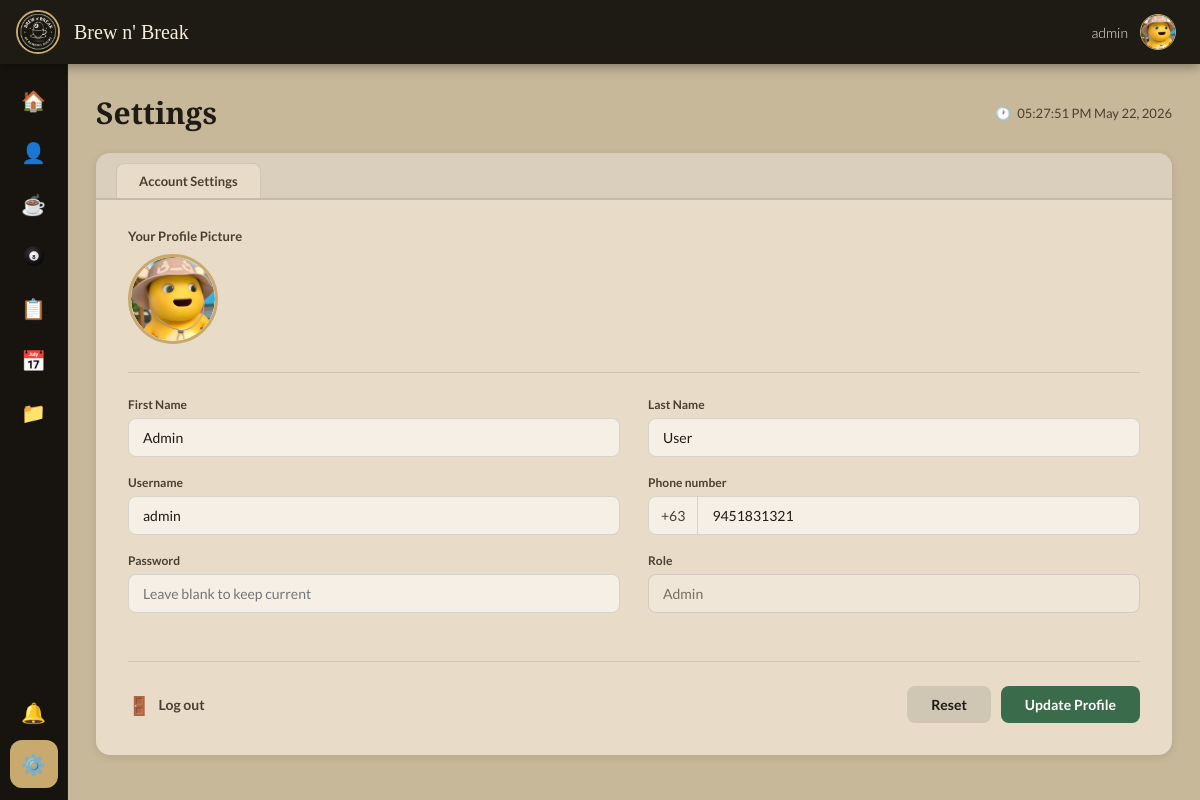
/brew-n-break-pos/settings.php (signed in), run on the app's committed database.
### tables this page shows
CREATE TABLE `users` (
  `id` int(10) UNSIGNED NOT NULL,
  `username` varchar(60) NOT NULL,
  `password` varchar(255) NOT NULL,
  `role` enum('admin','staff') NOT NULL DEFAULT 'staff',
  `created_at` timestamp NOT NULL DEFAULT current_timestamp(),
  `name` varchar(120) DEFAULT '',
  `first_name` varchar(60) DEFAULT '',
  `last_name` varchar(60) DEFAULT '',
  `phone` varchar(30) DEFAULT '',
  `photo` varchar(255) DEFAULT '',
  `status` enum('Active','Deactivated') DEFAULT 'Active'
);

### brew-n-break-pos/settings.php (the view, shortened to what this page needs)
<?php
$username = $_SESSION['username'] ?? 'Admin';
$userRole = ucfirst(strtolower($_SESSION['role'] ?? 'admin'));
$user     = ['id'=>0,'first_name'=>'Admin','last_name'=>'1','username'=>'Admin','phone'=>'+63 969-524-5378','role'=>'Admin','photo'=>''];
try {
    $conn = new mysqli(DB_HOST, DB_USER, DB_PASS, DB_NAME);
    if (!$conn->connect_error) {
        $u = $conn->real_escape_string($username);
        $r = $conn->query("SELECT * FROM users WHERE username='$u' LIMIT 1");
        if ($r && $r->num_rows > 0) {
            $row = $r->fetch_assoc();
            $user['id']         = $row['id'];
            $user['first_name'] = $row['first_name'] ?? explode(' ',$row['name'])[0] ?? 'Admin';
            $user['last_name']  = $row['last_name']  ?? (explode(' ',$row['name'])[1] ?? '');
            $user['username']   = $row['username'];
            $user['phone']      = $row['phone'] ?? '';
            $user['role']       = ucfirst($row['role'] ?? 'Admin');
            $user['photo']      = $row['photo'] ?? '';
        }
    }
} catch (Throwable $e) {}
?>
<!DOCTYPE html>
<html lang="en">
<head>
</head>
<body>
<nav class="topnav">
  <div class="topnav-left">
    <div class="logo-circle" style="overflow:hidden;padding:0;"><img src="../img/logo.png" style="width:100%;height:100%;object-fit:cover;display:block;border-radius:50%;"/></div>
    <span class="brand">Brew n' Break</span>
  </div>
  <div class="topnav-right">
    <span class="user-label" id="navUsername"><?= htmlspecialchars($username) ?></span>
    <div class="user-avatar" id="navAvatar">
      <?php if($user['photo']): ?>
      <img id="navAvatarImg" src="<?= htmlspecialchars($user['photo']) ?>?v=<?= time() ?>" alt=""/>
      <?php else: ?>
      <span id="navAvatarEmoji">👤</span>
      <?php endif; ?>
    </div>
  </div>
</nav>
<div class="layout">
  <aside class="sidebar">
    <?php $sp=$userRole==='Staff'?'staff.php':''; ?>
    <a class="nav-item" href="<?=$sp?:'dashboard.php'?>"><span>🏠</span><span class="tip">Dashboard</span></a>
    <?php if ($userRole !== 'Staff'): ?><a class="nav-item" href="users.php"><span>👤</span><span class="tip">Users</span></a><?php endif; ?>
    <a class="nav-item" href="menu.php"><span>☕</span><span class="tip">Cafe</span></a>
    <a class="nav-item" href="billiard.php"><svg viewBox="0 0 24 24" width="22" height="22" xmlns="http://www.w3.org/2000/svg"><text x="12" y="15.5" font-size="6.5" text-anchor="middle" fill="#111" font-family="Arial,sans-serif" font-weight="900">8</text></svg></a>
    <a class="nav-item" href="transactions.php"><span>📋</span><span class="tip">Transactions</span></a>
    <a class="nav-item" href="bookings.php"><span>📅</span><span class="tip">Bookings</span></a>
    <?php if ($userRole !== 'Staff'): ?><a class="nav-item" href="reports.php"><span>📁</span><span class="tip">Reports</span></a><?php endif; ?>
    <a class="nav-item" href="notifications.php" id="bellNavItem"><span>🔔</span><span id="bellBadge"></span><span class="tip">Notifications</span></a>
    <a class="nav-item active" href="settings.php"><span>⚙️</span><span class="tip">Settings</span></a>
  </aside>
  <main class="main">
    <div class="page-header">
      <h1 class="page-title">Settings</h1>
      <div class="page-time">🕐 <span id="liveClock"></span></div>
    </div>
    <div class="settings-card">
      <div class="settings-tab-bar">
        <span class="settings-tab">Account Settings</span>
      </div>
      <div class="settings-body">
        <div class="photo-section">
          <div class="photo-label">Your Profile Picture</div>
          <div class="photo-box" id="photoBox" onclick="openPhotoModal()">
            <?php if ($user['photo']): ?>
            <img class="photo-preview" id="photoPreview" src="<?= htmlspecialchars($user['photo']) ?>" alt="Profile"/>
            <?php else: ?>
            <img class="photo-preview" id="photoPreview" src="" alt="" style="display:none"/>
            <span class="photo-icon">🖼️</span>
            <?php endif; ?>
          </div>
        </div>
        <hr class="divider"/>
        <div class="form-grid">
          <div class="form-group">
            <label>First Name</label>
            <input type="text" id="fFirstName" value="<?= htmlspecialchars($user['first_name']) ?>" placeholder="First name"/>
          </div>
          <div class="form-group">
            <label>Last Name</label>
            <input type="text" id="fLastName" value="<?= htmlspecialchars($user['last_name']) ?>" placeholder="Last name"/>
          </div>
          <div class="form-group">
            <label>Username</label>
            <input type="text" id="fUsername" value="<?= htmlspecialchars($user['username']) ?>" placeholder="Username"/>
          </div>
          <div class="form-group">
            <label>Phone number</label>
            <div class="phone-wrap">
              <span class="phone-prefix">+63</span>
              <input type="text" id="fPhone" value="<?= htmlspecialchars(ltrim($user['phone'], '+63 ')) ?>" placeholder="9XX-XXX-XXXX"/>
            </div>
          </div>
          <div class="form-group">
            <label>Password</label>
            <input type="password" id="fPassword" placeholder="Leave blank to keep current"/>
          </div>
          <div class="form-group">
            <label>Role</label>
            <input type="text" id="fRole" value="<?= htmlspecialchars($user['role']) ?>" readonly/>
          </div>
        </div>
        <div class="error-msg" id="errorMsg"></div>
        <hr class="divider"/>
        <div class="settings-footer">
          <button class="btn-logout" onclick="confirmLogout()">
            <span class="logout-icon">🚪</span> Log out
          </button>
          <div class="footer-right">
            <button class="btn btn-reset" onclick="confirmReset()">Reset</button>
            <button class="btn btn-update" onclick="confirmUpdate()">Update Profile</button>
          </div>
        </div>
      </div>
    </div>
  </main>
</div>
</body>
</html>

### data on the page
users: photo (picture), first_name "Admin", last_name "User", username "admin", phone "9451831321"

### other printed values
$username "admin"
